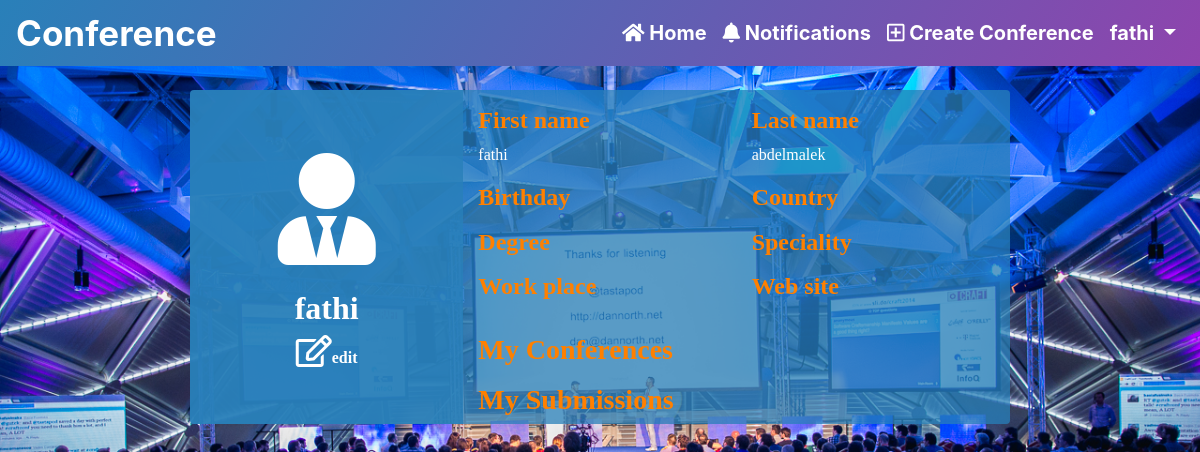
Screenshot of /profiles/fathi/ (signed in) with the database file from the repository.
### accounts/models.py (models this page shows, shortened)
class User(AbstractBaseUser):
    email = models.EmailField(verbose_name="email", max_length=254, unique=True)
    username = models.CharField(max_length=50, unique=True)
    first_name = models.CharField(max_length=20)
    last_name = models.CharField(max_length=20)
    date_joined = models.DateTimeField(verbose_name="join date", auto_now_add=True)
    last_login = models.DateTimeField(verbose_name="last login", auto_now=True)
    is_active = models.BooleanField(default=True)
    is_staff = models.BooleanField(default=False)
    is_admin = models.BooleanField(default=False)
    is_superuser = models.BooleanField(default=False)
    USERNAME_FIELD = 'email'
    REQUIRED_FIELDS = ['username', 'first_name', 'last_name']
    objects = UserManager()

### profiles/views.py (the view)
@method_decorator(login_required, name='dispatch')
class ProfileView(generic.DetailView):
    model = Profile
    def get_object(self, queryset=None):
        obj = {
            'user': self.request.user,
            'profile': Profile.objects.get(user=self.request.user),
            'conferences': Conference.objects.filter(organizer=self.request.user),
            'submissions': Submission.objects.filter(user=self.request.user)
        }
        self.request.session['page'] = self.request.path
        return obj

### profiles/templates/profiles/profile.html (shortened to what this page needs)
{% extends 'base.html' %}
{% block content %}
<div class="row d-flex justify-content-center">
    <div class="col-md-8 mt-4">
        <div class="row z-depth-3">
            <div class="col-sm-4 rounded-left pro">
                <div class="card-block text-center text-white">
                    {% if profile.image %}
                        <img src="{{ profile.image.url }}" alt="user profile image">
                    {% else %}
                        <i class="fas fa-user-tie fa-7x mt-5"></i>
                    {% endif %}
                    <h2 class="font-weight-bold mt-4">{{ user.username }}</h2>
                    <a href="{% url 'profile_update' user.pk %}" id="hedit"><i class="far fa-edit fa-2x mb-4" id="edit"></i>edit</a>
                </div>
            </div>
            <div class="col-sm-8 bg- rounded-right" id="myprofi">
                <div class="row mt-3">
                    <div class="col-sm-6">
                        <h4 class="font-weight-blold">First name</h4>
                        <p>{{ user.first_name }}</p>
                    </div>
                    <div class="col-sm-6">
                        <h4 class="font-weight-blold">Last name</h4>
                        <p>{{ user.last_name }}</p>
                    </div>
                    <div class="col-sm-6">
                        <h4 class="font-weight-blold">Birthday</h4>
                    </div>
                    <div class="col-sm-6">
                        <h4 class="font-weight-blold">Country</h4>
                    </div>
                    <div class="col-sm-6">
                        <h4 class="font-weight-blold">Degree</h4>
                    </div>
                    <div class="col-sm-6">
                        <h4 class="font-weight-blold">Speciality</h4>
                    </div>
                    <div class="col-sm-6">
                        <h4 class="font-weight-blold">Work place</h4>
                    </div>
                    <div class="col-sm-6">
                        <h4 class="font-weight-blold">Web site</h4>
                    </div>
                </div>
                <h3 class="mt-3" id="personal">My Conferences</h3>
                <h3 class="mt-3" id="personal">My Submissions</h3>
            </div>
        </div>
    </div>
</div>
{% endblock %}

### templates/includes/nav.html (shortened to what this page needs)
<nav class="navbar navbar-expand-lg navbar-light sticky-top">
    <a href="{% url 'home' %}"id="home">Conference</a>
    <div class="collapse navbar-collapse" id="navbarNavDropdown">
        <ul class="navbar-nav ml-auto">
            <li class="nav-item">
                <a href="{% url 'home' %}" class="nav-link">
                    <i class="fa fa-home"></i> Home
                </a>
            </li>
            {% if request.user.is_authenticated %}
                <li class="nav-item">
                    <a href="{% url 'notifications' %}" class="nav-link "  >
                        <i class="fas fa-bell"></i> Notifications
                    </a>
                </li>
                <li class="nav-item ">
                    <a href="{% url 'conference_create' %}" class="nav-link" >
                        <i class="far fa-plus-square"></i> Create Conference
                    </a>
                </li>
                <li class="nav-item dropdown">
                    <a href="#" class=" nav-link  dropdown-toggle"
                       role="button" id="dropdownMenuLink"
                       data-toggle="dropdown" aria-haspopup="true" aria-expanded="false" >
                        {{request.user.username}}
                    </a>
                </li>
            {% endif %}
        </ul>
    </div>
</nav>

### static/css/nav.css (style rules this page uses)
#home { font-size:35px; font-weight: bold; color: #fff; padding-left: 0; line-height: 50px; text-decoration: none; }
.navbar-light { background: linear-gradient(120deg,#2980b9,#8e44ad); }
nav ul li a { color: white !important; line-height: 20px; text-decoration: none; font-size: 20px; padding-bottom: 10px; font-weight: bold; }

### static/css/profile.css (style rules this page uses)
#myprofi { background-color: #2980b9c0; }
#personal { font-weight: bold; color: #ff8000; font-family: serif; }
div h2, h4, p { font-family: Serif; }
div h4 { color: #ff8000; font-weight: bold; }
div p { color: white; }
#edit { color: white; }
#hedit { color: white; font-weight: bold; font-family: cursive; }
.pro { background-color: #2980b9f4; padding: 15px; }

### static/css/home.css (style rules this page uses)
body { overflow-x: hidden; }

### rows the page displays
User: user.username "fathi", username "fathi", first_name "fathi", last_name "abdelmalek"
